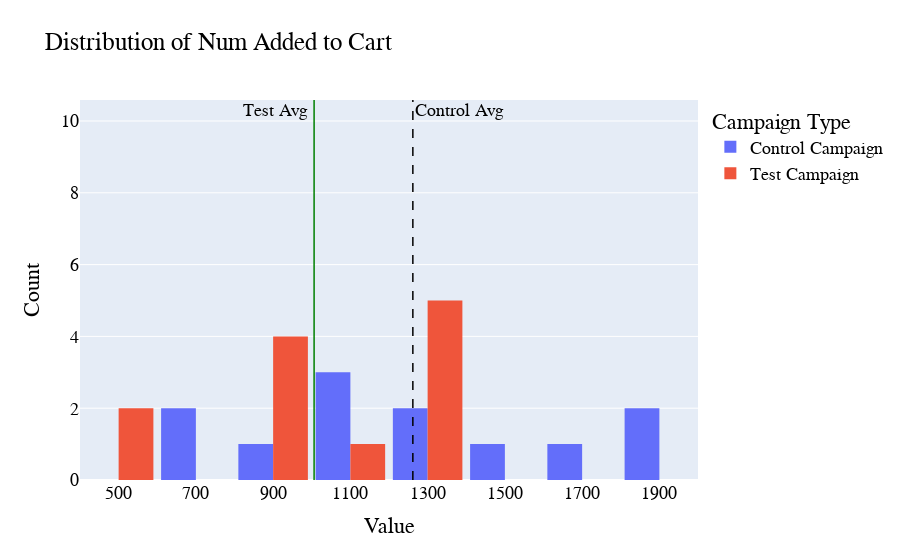

Notebook code cell kept with this figure:
### Code cell
make_hist('Num Added to Cart', 120, -100, 10, 0.1)

### Figure 1 — Plotly figure (JSON) as saved in the notebook; plotly's stock layout.template omitted (floating-point values rounded to 4 significant figures)
{"data": [{"name": "Control Campaign", "type": "histogram", "x": [1819, 1219, 1134, 1183, 1300, 784, 1166, 930, 645, 1629, 1887, 1439]}, {"name": "Test Campaign", "type": "histogram", "x": [894, 879, 1268, 566, 956, 882, 1301, 1240, 1200, 424, 1075, 1382]}], "layout": {"annotations": [{"showarrow": false, "text": "Control Avg", "x": 1381.0, "y": 10, "yshift": 10}, {"showarrow": false, "text": "Test Avg", "x": 905.6, "y": 10, "yshift": 10}], "bargap": 0.1, "barmode": "group", "font": {"color": "Black", "family": "Overpass", "size": 18}, "legend": {"title": {"text": "Campaign Type"}}, "shapes": [{"line": {"color": "black", "dash": "dash", "width": 1.5}, "type": "line", "x0": 1261.0, "x1": 1261.0, "xref": "x", "y0": 0, "y1": 1, "yref": "y domain"}, {"line": {"color": "green", "width": 1.5}, "type": "line", "x0": 1006.0, "x1": 1006.0, "xref": "x", "y0": 0, "y1": 1, "yref": "y domain"}], "title": {"text": "Distribution of Num Added to Cart"}, "xaxis": {"title": {"text": "Value"}}, "yaxis": {"title": {"text": "Count"}}}}
